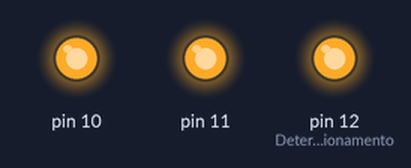
A sketch run on a simulated Arduino Uno, built with avr-gcc and run on an emulated ATmega328P. On the bench: output pins drawn as LEDs (lit = HIGH).

Above: at 0.5 s.
At 3.5 s:
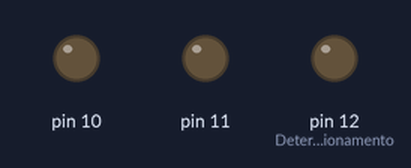
Timing chart, 0 to 4.6 s (numbered marks = the images above):
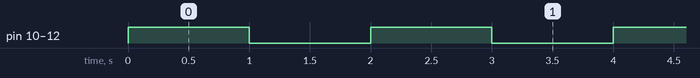

The sketch:

aula1_piscandoLed.ino
```cpp
void setup() {
  // Colocamos codigo que executa uma vez
  pinMode(12,OUTPUT);//Determina o funcionamento do pino(OUTPUT/INPUT)
  pinMode(11,OUTPUT);
  pinMode(10,OUTPUT);
}

void loop() {
  // put your main code here, to run repeatedly:
  digitalWrite(12,HIGH);//manda uma voltagem para o pino
  digitalWrite(11,HIGH);
  digitalWrite(10,HIGH);
  delay(1000);
  digitalWrite(12,LOW);//cessa a voltagem no pino
  digitalWrite(11,LOW);
  digitalWrite(10,LOW);
   delay(1000);
}
```

Measured:
- by itself, pin 10, pin 11, pin 12 (Determina_o_funcionamento): alternates HIGH for 1.0 s and LOW for 1.0 s
